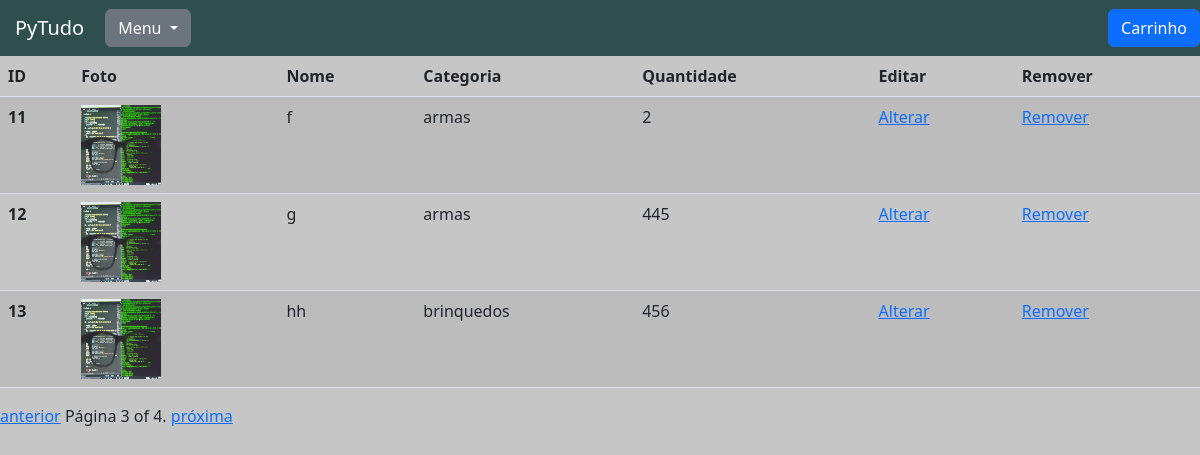
/gestao/adm_estoque/?page=3, run on the app's committed database.
### produtos/models.py (models this page shows, shortened)
class Produtos(models.Model):
    nome = models.CharField(max_length=50)
    descricao = models.TextField()
    foto = models.ImageField()
    preco = models.DecimalField(max_digits=6, decimal_places=2)
    categoria = models.ForeignKey(Categoria, blank=True, null=True, on_delete=models.SET_NULL)
    marca = models.CharField(max_length=50)
    cor = models.CharField(max_length=30)
    quantidade = models.IntegerField()

class Categoria(models.Model):
    nome = models.CharField(max_length=40)
    def __str__(self):
        return self.nome

### gestao/views.py (the view)
# urls.py: path('adm_estoque/', views.adm_estoque, name='adm_estoque'),
def adm_estoque(request):
    produtos = Produtos.objects.all()
    paginacao = Paginator(produtos, 3)
    page = request.GET.get('page')
    produtos_paginados = paginacao.get_page(page)
    return render(request, 'adm_estoque.html', {'produtos_paginados': produtos_paginados})

### gestao/templates/adm_estoque.html (shortened to what this page needs)
{% extends 'base.html' %}
{% load static %}
{% block 'head' %}
    <link href="#" rel="stylesheet">
{% endblock %}
{% block 'body' %}
<table class="table table-striped">
    <thead>
      <tr>
        <th scope="col">ID</th>
        <th scope="col">Foto</th>
        <th scope="col">Nome</th>
        <th scope="col">Categoria</th>
        <th scope="col"> Quantidade</th>
        <th scope="col">Editar</th>
        <th scope="col">Remover</th>
      </tr>
    </thead>
    <tbody>
        {% for produto in produtos_paginados %}
            <tr>
                <th scope="row">{{ produto.id }}</th>
                <td><a href="{% url 'ver_produto' produto.id %}">
                        <img src="{{ produto.foto.url }}" width="80" height="80"></td>
                <td>{{ produto.nome }}</td>
                <td>{{ produto.categoria }}</td>
                <td>{{ produto.quantidade }}</td>
                <td><a href="{% url 'alterar_produto' produto.id %}">Alterar</a></td>
                <td><a href="{% url 'excluir_produto' produto.id %}">Remover</a></td>
            </tr>
        {% endfor %}
    </tbody>
</table>
  <div class="pagination">
    <span class="step-links">
        {% if produtos_paginados.has_previous %}
            <a href="?page={{ produtos_paginados.previous_page_number }}">anterior</a>
        {% endif %}
        <span class="current">
            Página {{ produtos_paginados.number }} of {{ produtos_paginados.paginator.num_pages }}.
        </span>
        {% if produtos_paginados.has_next %}
            <a href="?page={{ produtos_paginados.next_page_number }}">próxima</a>
        {% endif %}
    </span>
    </div>
{% endblock %}

### pytudo/templates/static/base/css/base.css (style rules this page uses)
body { background-color: #C6C6C6 !important; }

### data on the page
Produtos: id "11", foto (picture), nome "f", categoria "armas", quantidade "2"
Produtos: id "12", foto (picture), nome "g", categoria "armas", quantidade "445"
Produtos: id "13", foto (picture), nome "hh", categoria "brinquedos", quantidade "456"

### other printed values
{{ produtos_paginados.number }} "3"
{{ produtos_paginados.paginator.num_pages }} "4"
